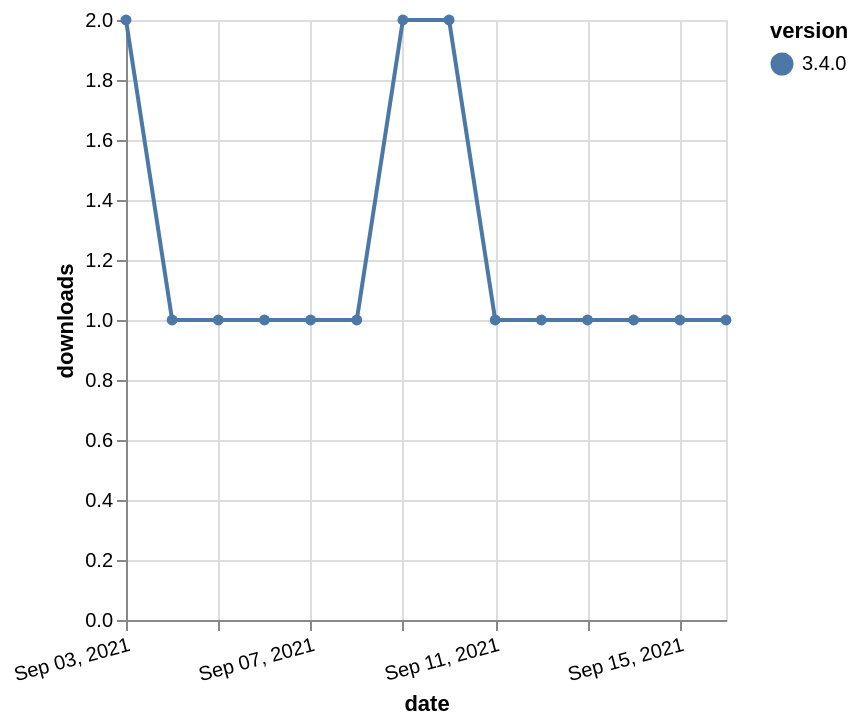

The specification (Vega-Lite) saved for this image:
### Vega-Lite specification from a JSON file in a GitHub repository (floating-point values rounded to 4 significant figures)
{"$schema": "https://vega.github.io/schema/vega-lite/v5.json", "description": "A simple bar chart with embedded data.", "data": {"values": [{"date": "2021-09-03", "total": 516, "delta": 2, "version": "3.4.0"}, {"date": "2021-09-04", "total": 517, "delta": 1, "version": "3.4.0"}, {"date": "2021-09-05", "total": 518, "delta": 1, "version": "3.4.0"}, {"date": "2021-09-06", "total": 519, "delta": 1, "version": "3.4.0"}, {"date": "2021-09-07", "total": 520, "delta": 1, "version": "3.4.0"}, {"date": "2021-09-08", "total": 521, "delta": 1, "version": "3.4.0"}, {"date": "2021-09-09", "total": 523, "delta": 2, "version": "3.4.0"}, {"date": "2021-09-10", "total": 525, "delta": 2, "version": "3.4.0"}, {"date": "2021-09-11", "total": 526, "delta": 1, "version": "3.4.0"}, {"date": "2021-09-12", "total": 527, "delta": 1, "version": "3.4.0"}, {"date": "2021-09-13", "total": 528, "delta": 1, "version": "3.4.0"}, {"date": "2021-09-14", "total": 529, "delta": 1, "version": "3.4.0"}, {"date": "2021-09-15", "total": 530, "delta": 1, "version": "3.4.0"}, {"date": "2021-09-16", "total": 531, "delta": 1, "version": "3.4.0"}]}, "width": "container", "mark": {"type": "line", "point": {"filled": true}}, "encoding": {"x": {"field": "date", "type": "temporal", "timeUnit": "yearmonthdate", "title": "date", "axis": {"labelAngle": -15}}, "y": {"field": "delta", "type": "quantitative", "title": "downloads"}, "color": {"field": "version", "type": "nominal"}, "tooltip": {"field": "delta"}}}
